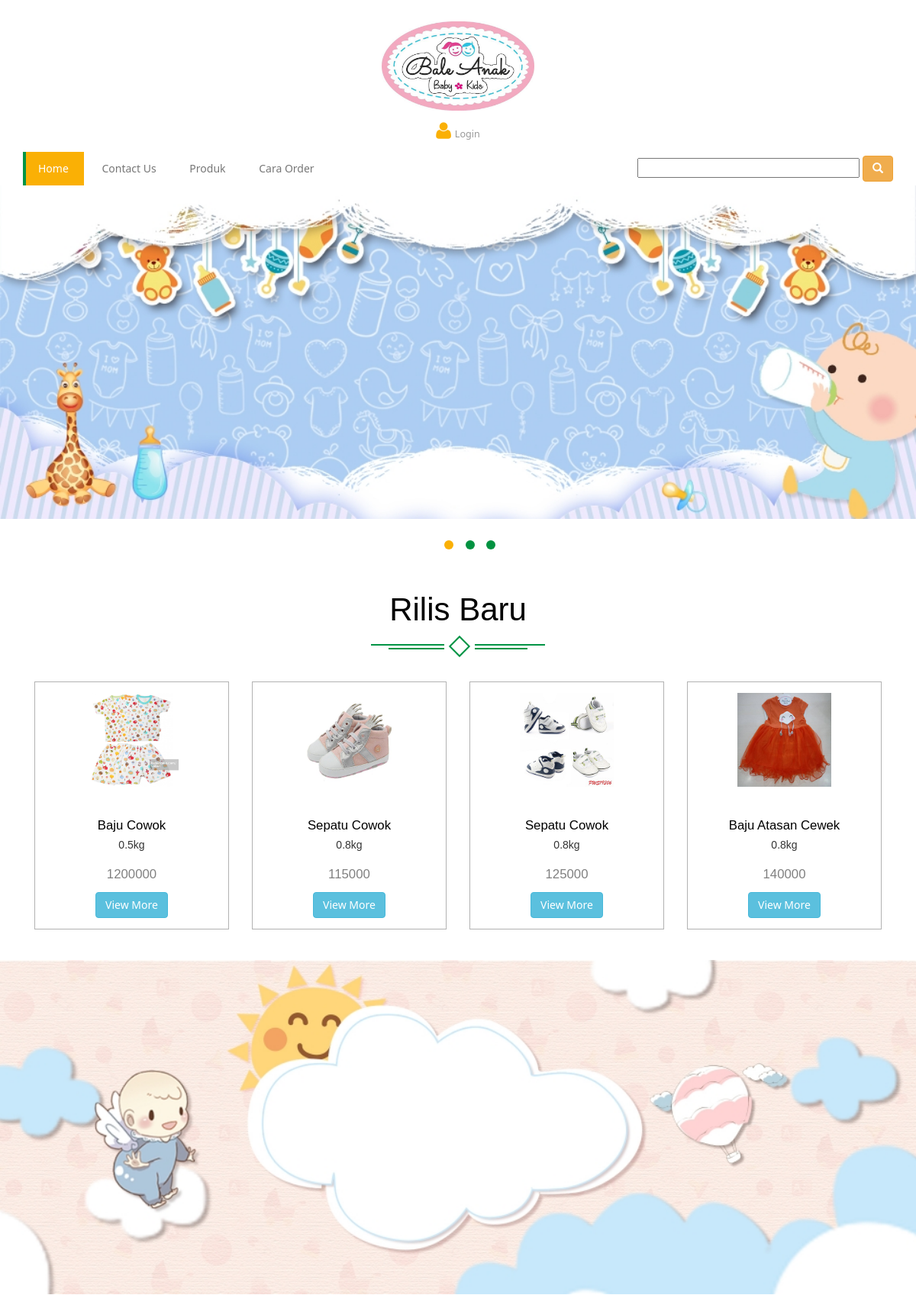
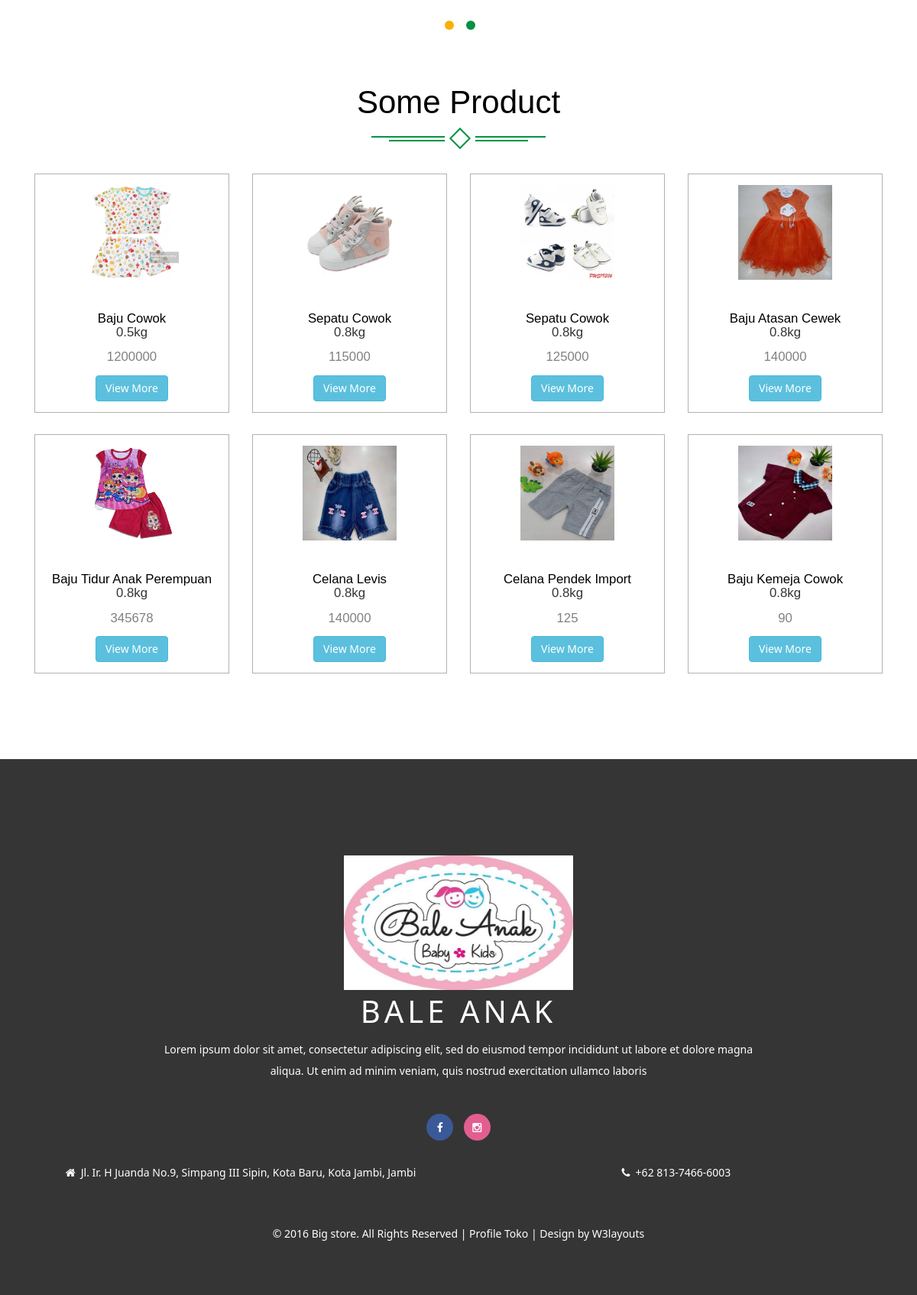
Page /pengunjung/dashboard/index.php on the committed database (2 pictures, top to bottom).
### tables this page shows
CREATE TABLE `produk` (
  `kodeproduk` int(11) NOT NULL,
  `kd_subkategori` int(11) NOT NULL,
  `nama_produk` varchar(50) NOT NULL,
  `deskripsi` varchar(255) NOT NULL,
  `harga_produk` int(11) NOT NULL,
  `stok` int(11) NOT NULL,
  `berat` float NOT NULL,
  `foto1` varchar(255) NOT NULL,
  `foto2` varchar(255) DEFAULT NULL,
  `ukuran` varchar(200) NOT NULL,
  `diskon` int(11) DEFAULT NULL,
  `tgl_masuk` datetime NOT NULL
);

### pengunjung/dashboard/homepengunjung.php (the view, shortened to what this page needs)
<?php include_once('../_headerpenggunjung.php'); ?>
<!DOCTYPE html>
<html>
<head>
</head>
<body>
	<br><br>
	<div class="content-top ">
		<div class="container ">
			<div class="spec ">
				<h3>Rilis Baru</h3>
				<div class="ser-t">
					<span><i></i></span>
				</div>
			</div>
			<div class="tab-head ">
				<div class=" tab-content tab-content-t ">
					<div class="tab-pane active text-style" id="tab1">
						<div class=" con-w3l">
							<?php $ambil = mysqli_query($conn, "SELECT * FROM produk ORDER BY tgl_masuk DESC LIMIT 4"); ?>
							<?php while ($perproduk =  mysqli_fetch_assoc($ambil)) { ?>
								<div class="col-md-3 m-wthree">
									<div class="col-m">
										<a href="#" data-toggle="modal" data-target="#myModal16" class="offer-img">
											<img src="../../images/<?php echo $perproduk["foto1"]; ?>" class="img-responsive" alt="">
										</a>
										<div class="mid-1">
											<div class="women">
												<h6 style="text-align: center;"><a href="deskripsi.php?halaman=deskripsi&kodeproduk=<?php echo $perproduk["kodeproduk"]; ?>"><?php echo $perproduk["nama_produk"] ?></a><p><?php echo $perproduk["berat"]; ?>kg</p>	</h6>
											</div>
											<div class="mid-2">
												<h6 style="text-align: center; color: grey"><?php echo $perproduk["harga_produk"]; ?></h6>
											</div>
											<div class="add">
												<a href="deskripsi.php?halaman=deskripsi&kodeproduk=<?php echo $perproduk["kodeproduk"]; ?>" class="btn btn-info"><span class="">View More</span></a>
											</div>
										</div>
									</div>
								</div>
								<?php } ?>
								<div class="clearfix"></div>
							</div>
						</div>
					</div>
				</div>
			</div>
		</div><br><br>
  	<div id="myCarousel" class="carousel slide" data-ride="carousel">
  		<ol class="carousel-indicators">
  			<li data-target="#myCarousel" data-slide-to="0" class="active"></li>
  			<li data-target="#myCarousel" data-slide-to="1"></li>
  		</ol>
  		<div class="carousel-inner" role="listbox">
  			<div class="item active">
  				<img class="first-slide" src="../../images/5.jpeg" alt="First slide" width="1350px"></a>
  			</div>
  		</div>
  	</div>
  	<div class="product">
  		<div class="container">
  			<div class="spec ">
  				<h3>Some Product</h3>
  				<div class="ser-t">
  					<span><i></i></span>
  				</div>
  			</div>
  			<div class=" con-w3l">
  				<?php $ambil = mysqli_query($conn, "SELECT * FROM produk ORDER BY tgl_masuk DESC LIMIT 8"); ?>
  				<?php while ($perproduk =  mysqli_fetch_assoc($ambil)) { ?>
  					<div class="col-md-3 pro-1">
  						<div class="col-m">
  							<a href="#" data-toggle="modal" data-target="#myModal24" class="offer-img">
  								<img src="../../images/<?php echo $perproduk["foto1"]; ?>" class="img-responsive" alt="">
  							</a>
  							<div class="mid-1">
  								<div class="women">
  									<h6 style="text-align: center;"><a href="deskripsi.php?halaman=deskripsi&kodeproduk=<?php echo $perproduk["kodeproduk"]; ?>"><?php echo $perproduk["nama_produk"] ?></a><p><?php echo $perproduk["berat"]; ?>kg</p>	</h6>
  								</div>
  								<div class="mid-2">
  									<h6 style="text-align: center; color: grey"><?php echo $perproduk["harga_produk"]; ?></h6>
  								</div>
  								<div class="add">
  									<a href="deskripsi.php?halaman=deskripsi&kodeproduk=<?php echo $perproduk["kodeproduk"]; ?>" class="btn btn-info"><span class="">View More</span></a>
  								</div>
  							</div>
  						</div>
  					</div>
  					<?php } ?>
  					<div class="clearfix"></div>
  				</div>
  			</div>
  		</div>
  	</body>
  	</html>
  	<?php include_once('../_footer.php'); ?>

### pengunjung/css/style.css (style rules this page uses)
body { margin:0; padding:0; background:#fff; font-family: 'Noto Sans', sans-serif; }
body a { transition:0.5s all; -webkit-transition:0.5s all; -moz-transition:0.5s all; -o-transition:0.5s all; -ms-transition:0.5s all; }
h1,h2,h3,h4,h5,h6 { margin:0; font-family: 'Montserrat', sans-serif; }
p,label { margin:0; }
.active a:before { opacity: 1; right: 95%; }
.spec { text-align: center; margin-bottom: 3em; }
.spec h3 { font-size:3em; color:#000; margin-bottom:0.5em; }
.ser-t { text-align: center; margin: 0 auto; width: 20%; position: relative; }
.ser-t span { width: 40px; height: 40px; display: block; background: #fff; position: absolute; top: -7px; left: 42%; }
.ser-t span i { width: 20px;height: 20px; display: block; border: 2px solid #039445; -webkit-transform: rotate(45deg) translate3d(0, 0, 0); -moz-transform: rotate(45deg) translate3d(0, 0, 0); -ms-transform: rotate(45deg) translate3d(0, 0, 0); -o-transform: rotate(45deg) translate3d(0, 0, 0); transform: rotate(45deg) translate3d(0, 0, 0); margin-left: 0.7em; }
.content-top { padding:4em 0 0; }
.tab-head { margin: 1em 0 0; }
.tab-content-t { padding: 0em !important; }
.mid-1 h6 { font-size: 1.2em; }
.mid-1 h6 a { color: #000000; text-decoration:none; }
.mid-2 { padding: 1em 0; }
.mid-1 { padding: 3em 0 0; }
.add { text-align:center; }
.col-m { padding: 1em; border: 1px solid #B2B2B2; }
.offer-img { position:relative; display:block; }
.offer-img img { margin:0 auto; width: 55%; }
.product { padding:8em 0 6em; }
.pro-1 { margin-bottom: 2em; }
.carousel-indicators { position: absolute; bottom: -45px; left: 48%; z-index: 15; width: auto; padding-left: 0; margin: 0; text-align: center; list-style: none; }
.carousel-indicators li { display: inline-block; width: 12px; height: 12px; margin:0 6px; text-indent: -999px; cursor: pointer; background-color: #029241; border: none; border-radius: 10px; }
.carousel-indicators .active { background-color: #FAB005; margin: 0 6px; }
ul.resp-tabs-list, p { margin: 0px; padding: 0px; }
.tab-content { padding: 15px; padding-top: 0px; padding-left: 0px; padding-bottom: 0px; border-top: none; }
.tab-content p { line-height: 2.2em; font-size: 14px; }
.tab-content > .active { display: block; visibility: visible; }
ol { margin-bottom: 44px; }

### rows in the picture
produk: foto1 (picture), nama_produk "Baju Cowok", berat "0.5", harga_produk "1200000"
produk: foto1 (picture), nama_produk "Sepatu Cowok", berat "0.8", harga_produk "115000"
produk: foto1 (picture), nama_produk "Sepatu Cowok", berat "0.8", harga_produk "125000"
produk: foto1 (picture), nama_produk "Baju Atasan Cewek", berat "0.8", harga_produk "140000"
produk: foto1 (picture), nama_produk "Baju Tidur Anak Perempuan", berat "0.8", harga_produk "345678"
produk: foto1 (picture), nama_produk "Celana Levis", berat "0.8", harga_produk "140000"
produk: foto1 (picture), nama_produk "Celana Pendek Import", berat "0.8", harga_produk "125"
produk: foto1 (picture), nama_produk "Baju Kemeja Cowok", berat "0.8", harga_produk "90"
